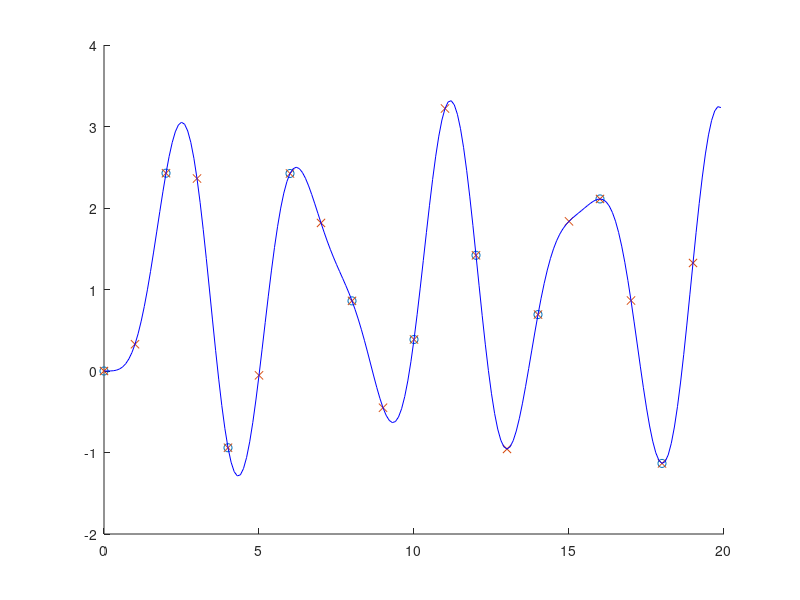

Here is the MATLAB script that generated this plot:
%==============Precise Integration Method==========
clc
clear
A = zeros(2);   C =A;
D = [0.5 0;0 1];
B = [-6 2;2 -4];
f0 = [0;0; 0;10];
f1 = zeros(size(f0));
H = [A D;B C];
I = eye(size(H));
iH = inv(H);

tf = 20;
step =[2,1,0.1];
N = 20;
figure;hold;
str = ['o','x','b-'];
for jj = 1:3
    dt = step(jj)/2^N;
    Ta = H * dt + (H * dt)^2 * ( I + (H * dt)^3 +(H * dt)^2/12 ) / 2;
    for iter = 1:N
        Ta = 2 * Ta + Ta * Ta;   
    end
    T = I + Ta;

    vk = [0;0;0;0];
    for iter = 1:tf/ step(jj)
        iter;
        t(:,iter) = step(jj) * (iter - 1);
        v(:,iter) = vk(1);
        vk = T * (vk + iH * (f0 + iH * f1))   - iH * (f0 + iH * f1 + f1 * step(jj));
    end
    plot(t(1:tf/step(jj)),v,str(jj));
end

